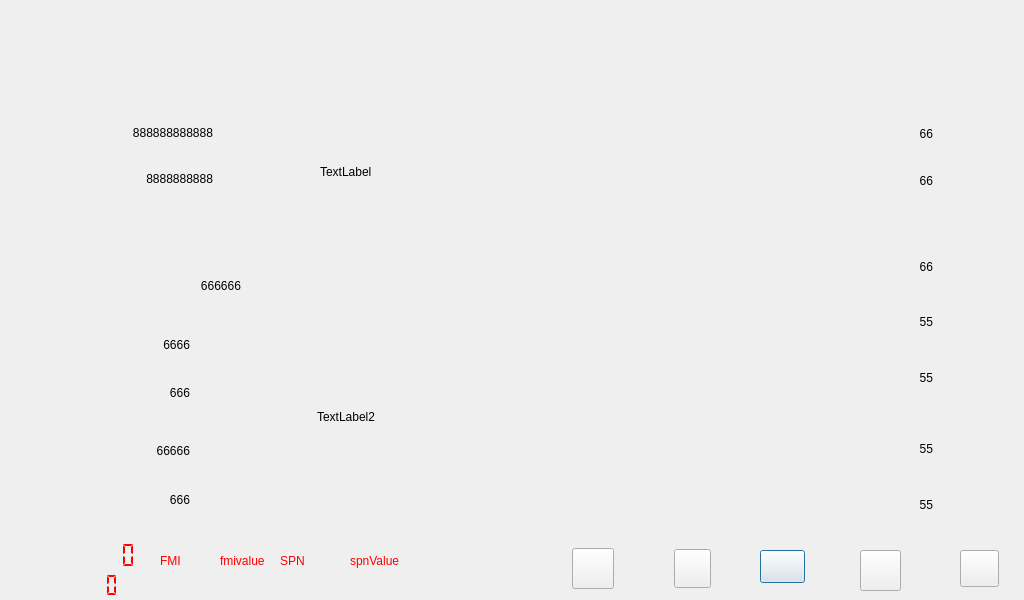
<?xml version="1.0" encoding="UTF-8"?>
<ui version="4.0">
 <class>Work</class>
 <widget class="QDialog" name="Work">
  <property name="geometry">
   <rect>
    <x>0</x>
    <y>0</y>
    <width>1024</width>
    <height>600</height>
   </rect>
  </property>
  <property name="windowTitle">
   <string>Dialog</string>
  </property>
  <widget class="QPushButton" name="pushButton">
   <property name="geometry">
    <rect>
     <x>760</x>
     <y>550</y>
     <width>45</width>
     <height>33</height>
    </rect>
   </property>
   <property name="styleSheet">
    <string notr="true">border-image: url(:/new/prefix1/imagejy/03-1.png);</string>
   </property>
   <property name="text">
    <string/>
   </property>
  </widget>
  <widget class="QPushButton" name="pushButton_2">
   <property name="geometry">
    <rect>
     <x>860</x>
     <y>550</y>
     <width>41</width>
     <height>41</height>
    </rect>
   </property>
   <property name="styleSheet">
    <string notr="true">border-image: url(:/new/prefix1/imagejy/setup.png);</string>
   </property>
   <property name="text">
    <string/>
   </property>
  </widget>
  <widget class="QPushButton" name="pushButton_3">
   <property name="geometry">
    <rect>
     <x>960</x>
     <y>550</y>
     <width>39</width>
     <height>37</height>
    </rect>
   </property>
   <property name="styleSheet">
    <string notr="true">border-image: url(:/new/prefix1/imagejy/laba.png);</string>
   </property>
   <property name="text">
    <string/>
   </property>
  </widget>
  <widget class="QPushButton" name="pushButton_4">
   <property name="geometry">
    <rect>
     <x>674</x>
     <y>549</y>
     <width>37</width>
     <height>39</height>
    </rect>
   </property>
   <property name="styleSheet">
    <string notr="true">border-image: url(:/new/prefix1/imagejy/zw/tp.png);</string>
   </property>
   <property name="text">
    <string/>
   </property>
  </widget>
  <widget class="QLabel" name="label">
   <property name="geometry">
    <rect>
     <x>96</x>
     <y>114</y>
     <width>117</width>
     <height>37</height>
    </rect>
   </property>
   <property name="styleSheet">
    <string notr="true">font: 22pt &quot;Ubuntu&quot;;</string>
   </property>
   <property name="text">
    <string>888888888888</string>
   </property>
   <property name="alignment">
    <set>Qt::AlignRight|Qt::AlignTrailing|Qt::AlignVCenter</set>
   </property>
  </widget>
  <widget class="QLabel" name="label_2">
   <property name="geometry">
    <rect>
     <x>96</x>
     <y>160</y>
     <width>117</width>
     <height>37</height>
    </rect>
   </property>
   <property name="styleSheet">
    <string notr="true">font: 22pt &quot;Ubuntu&quot;;</string>
   </property>
   <property name="text">
    <string>8888888888</string>
   </property>
   <property name="alignment">
    <set>Qt::AlignRight|Qt::AlignTrailing|Qt::AlignVCenter</set>
   </property>
  </widget>
  <widget class="QLabel" name="label_3">
   <property name="geometry">
    <rect>
     <x>102</x>
     <y>267</y>
     <width>139</width>
     <height>38</height>
    </rect>
   </property>
   <property name="styleSheet">
    <string notr="true">font: 22pt &quot;Ubuntu&quot;;</string>
   </property>
   <property name="text">
    <string>666666</string>
   </property>
   <property name="alignment">
    <set>Qt::AlignRight|Qt::AlignTrailing|Qt::AlignVCenter</set>
   </property>
  </widget>
  <widget class="QLabel" name="label_4">
   <property name="geometry">
    <rect>
     <x>102</x>
     <y>325</y>
     <width>88</width>
     <height>39</height>
    </rect>
   </property>
   <property name="layoutDirection">
    <enum>Qt::LeftToRight</enum>
   </property>
   <property name="styleSheet">
    <string notr="true">font: 22pt &quot;Ubuntu&quot;;</string>
   </property>
   <property name="text">
    <string>6666</string>
   </property>
   <property name="alignment">
    <set>Qt::AlignRight|Qt::AlignTrailing|Qt::AlignVCenter</set>
   </property>
  </widget>
  <widget class="QLabel" name="label_5">
   <property name="geometry">
    <rect>
     <x>102</x>
     <y>373</y>
     <width>88</width>
     <height>39</height>
    </rect>
   </property>
   <property name="styleSheet">
    <string notr="true">font: 22pt &quot;Ubuntu&quot;;</string>
   </property>
   <property name="text">
    <string>666</string>
   </property>
   <property name="alignment">
    <set>Qt::AlignRight|Qt::AlignTrailing|Qt::AlignVCenter</set>
   </property>
  </widget>
  <widget class="QLabel" name="label_6">
   <property name="geometry">
    <rect>
     <x>102</x>
     <y>431</y>
     <width>88</width>
     <height>39</height>
    </rect>
   </property>
   <property name="styleSheet">
    <string notr="true">font: 22pt &quot;Ubuntu&quot;;</string>
   </property>
   <property name="text">
    <string>66666</string>
   </property>
   <property name="alignment">
    <set>Qt::AlignRight|Qt::AlignTrailing|Qt::AlignVCenter</set>
   </property>
  </widget>
  <widget class="QLabel" name="label_7">
   <property name="geometry">
    <rect>
     <x>102</x>
     <y>480</y>
     <width>88</width>
     <height>39</height>
    </rect>
   </property>
   <property name="styleSheet">
    <string notr="true">font: 22pt &quot;Ubuntu&quot;;</string>
   </property>
   <property name="text">
    <string>666</string>
   </property>
   <property name="alignment">
    <set>Qt::AlignRight|Qt::AlignTrailing|Qt::AlignVCenter</set>
   </property>
  </widget>
  <widget class="QLabel" name="label_8">
   <property name="geometry">
    <rect>
     <x>838</x>
     <y>114</y>
     <width>95</width>
     <height>39</height>
    </rect>
   </property>
   <property name="styleSheet">
    <string notr="true">font: 22pt &quot;Ubuntu&quot;;</string>
   </property>
   <property name="text">
    <string>66</string>
   </property>
   <property name="alignment">
    <set>Qt::AlignRight|Qt::AlignTrailing|Qt::AlignVCenter</set>
   </property>
  </widget>
  <widget class="QLabel" name="label_9">
   <property name="geometry">
    <rect>
     <x>838</x>
     <y>161</y>
     <width>95</width>
     <height>39</height>
    </rect>
   </property>
   <property name="styleSheet">
    <string notr="true">font: 22pt &quot;Ubuntu&quot;;</string>
   </property>
   <property name="text">
    <string>66</string>
   </property>
   <property name="alignment">
    <set>Qt::AlignRight|Qt::AlignTrailing|Qt::AlignVCenter</set>
   </property>
  </widget>
  <widget class="QLabel" name="label_10">
   <property name="geometry">
    <rect>
     <x>838</x>
     <y>247</y>
     <width>95</width>
     <height>39</height>
    </rect>
   </property>
   <property name="styleSheet">
    <string notr="true">font: 22pt &quot;Ubuntu&quot;;</string>
   </property>
   <property name="text">
    <string>66</string>
   </property>
   <property name="alignment">
    <set>Qt::AlignRight|Qt::AlignTrailing|Qt::AlignVCenter</set>
   </property>
  </widget>
  <widget class="QLabel" name="label_11">
   <property name="geometry">
    <rect>
     <x>838</x>
     <y>302</y>
     <width>95</width>
     <height>39</height>
    </rect>
   </property>
   <property name="styleSheet">
    <string notr="true">font: 22pt &quot;Ubuntu&quot;;</string>
   </property>
   <property name="text">
    <string>55</string>
   </property>
   <property name="alignment">
    <set>Qt::AlignRight|Qt::AlignTrailing|Qt::AlignVCenter</set>
   </property>
  </widget>
  <widget class="QLabel" name="label_12">
   <property name="geometry">
    <rect>
     <x>838</x>
     <y>358</y>
     <width>95</width>
     <height>39</height>
    </rect>
   </property>
   <property name="styleSheet">
    <string notr="true">font: 22pt &quot;Ubuntu&quot;;</string>
   </property>
   <property name="text">
    <string>55</string>
   </property>
   <property name="alignment">
    <set>Qt::AlignRight|Qt::AlignTrailing|Qt::AlignVCenter</set>
   </property>
  </widget>
  <widget class="QLabel" name="label_13">
   <property name="geometry">
    <rect>
     <x>838</x>
     <y>429</y>
     <width>95</width>
     <height>39</height>
    </rect>
   </property>
   <property name="styleSheet">
    <string notr="true">font: 22pt &quot;Ubuntu&quot;;</string>
   </property>
   <property name="text">
    <string>55</string>
   </property>
   <property name="alignment">
    <set>Qt::AlignRight|Qt::AlignTrailing|Qt::AlignVCenter</set>
   </property>
  </widget>
  <widget class="QLabel" name="label_14">
   <property name="geometry">
    <rect>
     <x>838</x>
     <y>485</y>
     <width>95</width>
     <height>39</height>
    </rect>
   </property>
   <property name="styleSheet">
    <string notr="true">font: 22pt &quot;Ubuntu&quot;;</string>
   </property>
   <property name="text">
    <string>55</string>
   </property>
   <property name="alignment">
    <set>Qt::AlignRight|Qt::AlignTrailing|Qt::AlignVCenter</set>
   </property>
  </widget>
  <widget class="QLCDNumber" name="lcdNumber">
   <property name="geometry">
    <rect>
     <x>20</x>
     <y>570</y>
     <width>101</width>
     <height>31</height>
    </rect>
   </property>
   <property name="styleSheet">
    <string notr="true">color: rgb(255, 0, 0);</string>
   </property>
   <property name="frameShape">
    <enum>QFrame::NoFrame</enum>
   </property>
   <property name="digitCount">
    <number>8</number>
   </property>
   <property name="segmentStyle">
    <enum>QLCDNumber::Flat</enum>
   </property>
  </widget>
  <widget class="QLabel" name="show_label1">
   <property name="geometry">
    <rect>
     <x>320</x>
     <y>60</y>
     <width>391</width>
     <height>223</height>
    </rect>
   </property>
   <property name="text">
    <string>TextLabel</string>
   </property>
  </widget>
  <widget class="QLabel" name="show_label2">
   <property name="geometry">
    <rect>
     <x>317</x>
     <y>305</y>
     <width>391</width>
     <height>223</height>
    </rect>
   </property>
   <property name="text">
    <string>TextLabel2</string>
   </property>
  </widget>
  <widget class="QLabel" name="label_15">
   <property name="geometry">
    <rect>
     <x>460</x>
     <y>540</y>
     <width>101</width>
     <height>41</height>
    </rect>
   </property>
   <property name="styleSheet">
    <string notr="true">font: 75 italic 20pt &quot;Ubuntu&quot;;
color: rgb(255, 0, 0);</string>
   </property>
   <property name="text">
    <string/>
   </property>
  </widget>
  <widget class="QLCDNumber" name="lcdNumber_2">
   <property name="geometry">
    <rect>
     <x>0</x>
     <y>540</y>
     <width>141</width>
     <height>31</height>
    </rect>
   </property>
   <property name="autoFillBackground">
    <bool>false</bool>
   </property>
   <property name="styleSheet">
    <string notr="true">color: rgb(255, 0, 0);</string>
   </property>
   <property name="frameShape">
    <enum>QFrame::NoFrame</enum>
   </property>
   <property name="smallDecimalPoint">
    <bool>false</bool>
   </property>
   <property name="numDigits">
    <number>10</number>
   </property>
   <property name="segmentStyle">
    <enum>QLCDNumber::Flat</enum>
   </property>
  </widget>
  <widget class="QLabel" name="label_16">
   <property name="geometry">
    <rect>
     <x>220</x>
     <y>540</y>
     <width>51</width>
     <height>41</height>
    </rect>
   </property>
   <property name="styleSheet">
    <string notr="true">color: rgb(255, 0, 0);
font: 75 italic 18pt &quot;Ubuntu&quot;;</string>
   </property>
   <property name="text">
    <string>fmivalue</string>
   </property>
  </widget>
  <widget class="QLabel" name="label_17">
   <property name="geometry">
    <rect>
     <x>160</x>
     <y>540</y>
     <width>41</width>
     <height>41</height>
    </rect>
   </property>
   <property name="styleSheet">
    <string notr="true">color: rgb(255, 0, 0);
font: 75 italic 18pt &quot;Ubuntu&quot;;</string>
   </property>
   <property name="text">
    <string>FMI</string>
   </property>
  </widget>
  <widget class="QLabel" name="label_18">
   <property name="geometry">
    <rect>
     <x>280</x>
     <y>540</y>
     <width>51</width>
     <height>41</height>
    </rect>
   </property>
   <property name="styleSheet">
    <string notr="true">color: rgb(255, 0, 0);
font: 75 italic 18pt &quot;Ubuntu&quot;;</string>
   </property>
   <property name="text">
    <string>SPN</string>
   </property>
  </widget>
  <widget class="QLabel" name="label_19">
   <property name="geometry">
    <rect>
     <x>350</x>
     <y>540</y>
     <width>101</width>
     <height>41</height>
    </rect>
   </property>
   <property name="styleSheet">
    <string notr="true">color: rgb(255, 0, 0);
font: 75 italic 18pt &quot;Ubuntu&quot;;</string>
   </property>
   <property name="text">
    <string>spnValue</string>
   </property>
  </widget>
  <widget class="QPushButton" name="pushButton_5">
   <property name="geometry">
    <rect>
     <x>572</x>
     <y>548</y>
     <width>42</width>
     <height>41</height>
    </rect>
   </property>
   <property name="styleSheet">
    <string notr="true">border-image: url(:/new/prefix1/imagejy/zw/mplayer.png);</string>
   </property>
   <property name="text">
    <string/>
   </property>
  </widget>
 </widget>
 <resources/>
 <connections/>
</ui>
